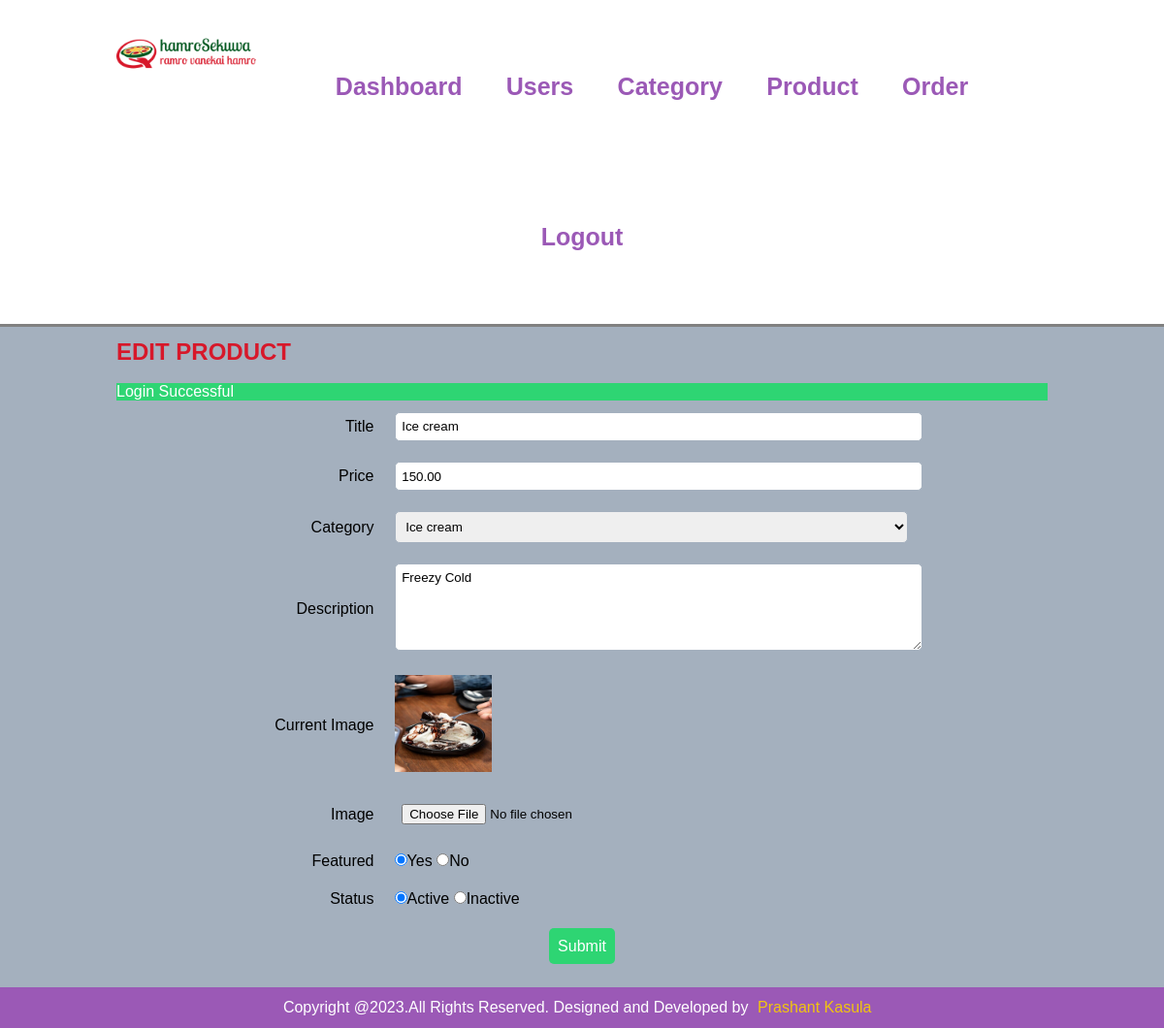
The page /admin/edit-product.php?id=18 (signed in) on the database its author committed.
### tables this page shows
CREATE TABLE `products` (
  `id` int(10) UNSIGNED NOT NULL,
  `title` varchar(150) NOT NULL,
  `price` decimal(10,2) NOT NULL,
  `description` text DEFAULT NULL,
  `category_id` int(10) UNSIGNED NOT NULL,
  `featured` varchar(10) NOT NULL,
  `status` varchar(10) NOT NULL,
  `image_name` varchar(255) NOT NULL
);

CREATE TABLE `categories` (
  `id` int(10) UNSIGNED NOT NULL,
  `title` varchar(150) NOT NULL,
  `image_name` varchar(255) DEFAULT NULL,
  `featured` varchar(10) NOT NULL,
  `status` varchar(10) NOT NULL
);

### admin/edit-product.php (the view, shortened to what this page needs)
<?php include('common/header.php') ?>
    <section class="content">
        <div class="wrapper">
             <h1 class="heading">EDIT PRODUCT</h1>
            <br>
            <?php
            $id = $_GET['id'];
            $sql = "SELECT * FROM products where id='$id'";
            $exec = mysqli_query($conn,$sql);
            $count = mysqli_num_rows($exec);
            if($count == 1){
                while($rows=mysqli_fetch_assoc($exec)){
                    $title = $rows['title'];
                    $price = $rows['price'];
                    $description = $rows['description'];
                    $old_category_id = $rows['category_id'];
                    $featured = $rows['featured'];
                    $status = $rows['status'];
                    $current_image = $rows['image_name'];
                }
            }
            ?>
                <form method="post" action="" enctype="multipart/form-data">
                <table class="table">
                        <tr>
                            <td class="text-right">Title</td>
                            <td>
                                <input type="text" name="title" value="<?php echo $title; ?>" placeholder="Enter title" id="title" class="form-control">
                            </td>
                        </tr>
                        <tr>
                            <td class="text-right">Price</td>
                            <td>
                                <input type="number" name="price" value="<?php echo $price; ?>" placeholder="Enter price" id="price" class="form-control">
                            </td>
                        </tr>
                        <tr>
                            <td class="text-right">Category</td>
                            <td>
                            <select name="category_id" id="category" class="form-control">
                            <?php
                                $sql = "SELECT * FROM categories";
                                $execute = mysqli_query($conn,$sql);
                                if($execute == TRUE){
                                    $count = mysqli_num_rows($execute);
                                    if($count> 0){
                                        while($rows = mysqli_fetch_assoc($execute)){
                                            $category_name = $rows['title'];
                                            $category_id = $rows['id'];
                                            ?>
                                            <option <?php if($old_category_id!="" && $category_id == $old_category_id){echo "selected";} ?> value="<?php echo $category_id; ?>"><?php echo $category_name; ?></option>
                                            <?php
                                        }
                                    }else{
                                        echo "<option>No Category </option>";
                                    }
                                }else{
                                    echo "<option>No Category </option>";
                                }
                            ?>
                            </select>
                            </td>
                        </tr>
                        <tr>
                            <td class="text-right">Description</td>
                            <td>
                                <textarea rows="5"  name="description" placeholder="Enter description" id="description" class="form-control"><?php echo $description; ?></textarea>
                            </td>
                        </tr>
                        <tr>
                            <td class="text-right">Current Image</td>
                            <?php
                                        if($current_image != ""){
                                            ?>
                                            <td><img width="100" height="100" src="../images/product/<?php echo $current_image; ?>" alt="<?php echo $current_image; ?>"></td>
                                            <?php
                                        }else{
                                            echo '<td>No Image Found</td>';
                                        }
                                        ?>
                        </tr>
                        <tr>
                            <td class="text-right">Image</td>
                            <td>
                                <input type="file" accept="image/*" name="image" id="image" class="form-control">
                            </td>
                        </tr>
                        <tr>
                            <td class="text-right">Featured</td>
                            <td>
                                <input type="radio" <?php  if($featured == "Yes"){echo "checked";} ?> name="featured" id="" value="Yes">Yes
                                <input type="radio" <?php  if($featured == "No"){echo "checked";} ?> name="featured" id="" value="No">No
                            </td>
                        </tr>
                        <tr>
                            <td class="text-right">Status</td>
                            <td>
                                <input type="radio" <?php  if($status == "Yes"){echo "checked";} ?> name="status" id="" value="Yes">Active
                                <input type="radio" <?php  if($status == "No"){echo "checked";} ?> name="status" id="" value="No">Inactive
                            </td>
                        </tr>
                        <tr>
                            <td colspan="2" class="text-center">
                                <input type="submit" name="submit" id="submit" value="Submit" class="btn btn-primary">
                             </td>
                        </tr>
                    </table>
                </form>
        </div>
    </section>
<?php include('common/footer.php') ?>

### css/admin.css (style rules this page uses)
* { margin: 0; padding: 0; font-family: Arial, Helvetica, sans-serif ; }
.wrapper { width: 80%; margin: 0 auto; padding: 1%; }
.text-center { text-align: center; }
.text-right { text-align: right; }
.content { background-color: #a4b0be; padding-top: 1% 0; }
.heading { color: #d7182a; font-weight: 900; }
.table { width: 100%; }
.table tr td { padding: 1%; }
.btn { padding: 1%; color: white; font-size: 1rem; border-radius: 5px; border: none; }
.btn-primary { background-color: #2ed573; cursor: pointer; }
.form-control { width: 80%; padding: 1%; border-radius: 5px; border: 1px solid #a4b0be; }
.success { color: white; background-color: #2ed573; }

### rows shown on the page
products: title "Ice cream", price "150.00", category_id "Ice cream", description "Freezy Cold", image_name (picture), featured "☑", status "☑"

### other values the page prints
$_SESSION['message'] "Login Successful"
